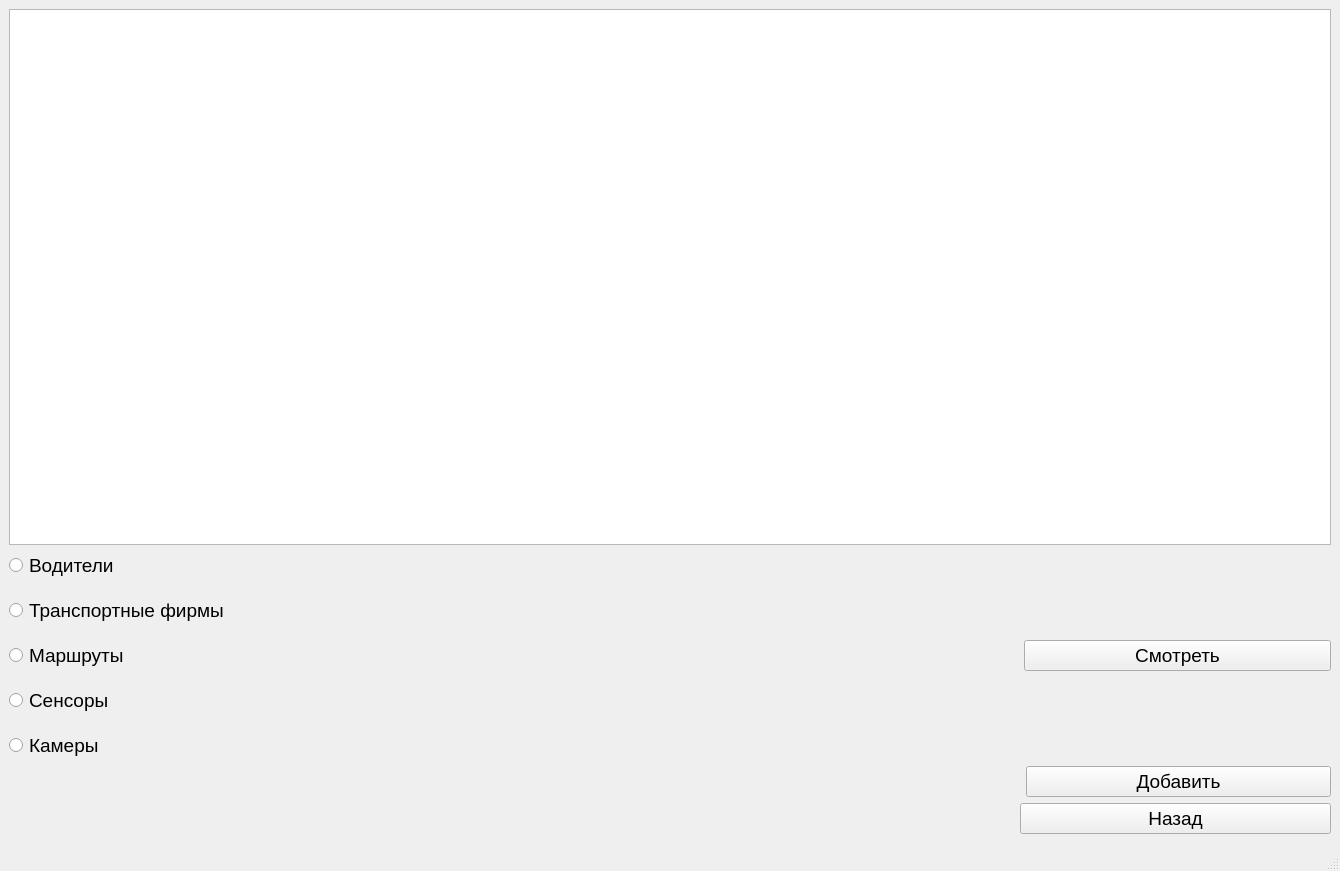
<?xml version="1.0" encoding="UTF-8"?>
<ui version="4.0">
 <class>ManagementCompanyWindow</class>
 <widget class="QMainWindow" name="ManagementCompanyWindow">
  <property name="geometry">
   <rect>
    <x>0</x>
    <y>0</y>
    <width>1340</width>
    <height>871</height>
   </rect>
  </property>
  <property name="font">
   <font>
    <pointsize>14</pointsize>
   </font>
  </property>
  <property name="windowTitle">
   <string>Управляющая компания</string>
  </property>
  <widget class="QWidget" name="centralwidget">
   <layout class="QVBoxLayout" name="verticalLayout_3">
    <item>
     <widget class="QTableWidget" name="tableWidget"/>
    </item>
    <item>
     <layout class="QHBoxLayout" name="horizontalLayout" stretch="5,8,4">
      <property name="spacing">
       <number>16</number>
      </property>
      <item>
       <layout class="QVBoxLayout" name="verticalLayout_2">
        <item>
         <widget class="QRadioButton" name="radioBtnDriver">
          <property name="text">
           <string>Водители</string>
          </property>
         </widget>
        </item>
        <item>
         <widget class="QRadioButton" name="radioBtnTransportCompany">
          <property name="text">
           <string>Транспортные фирмы</string>
          </property>
         </widget>
        </item>
        <item>
         <widget class="QRadioButton" name="radioBtnRoute">
          <property name="text">
           <string>Маршруты</string>
          </property>
         </widget>
        </item>
        <item>
         <widget class="QRadioButton" name="radioButtonSensor">
          <property name="text">
           <string>Сенсоры</string>
          </property>
         </widget>
        </item>
        <item>
         <widget class="QRadioButton" name="radioBtnCamera">
          <property name="text">
           <string>Камеры</string>
          </property>
         </widget>
        </item>
       </layout>
      </item>
      <item>
       <spacer name="horizontalSpacer_2">
        <property name="orientation">
         <enum>Qt::Horizontal</enum>
        </property>
        <property name="sizeHint" stdset="0">
         <size>
          <width>40</width>
          <height>20</height>
         </size>
        </property>
       </spacer>
      </item>
      <item>
       <layout class="QVBoxLayout" name="verticalLayout">
        <item>
         <widget class="QPushButton" name="btnCheck">
          <property name="text">
           <string>Смотреть</string>
          </property>
         </widget>
        </item>
       </layout>
      </item>
     </layout>
    </item>
    <item>
     <layout class="QHBoxLayout" name="horizontalLayout_2" stretch="10,3">
      <property name="spacing">
       <number>0</number>
      </property>
      <item>
       <spacer name="horizontalSpacer">
        <property name="orientation">
         <enum>Qt::Horizontal</enum>
        </property>
        <property name="sizeHint" stdset="0">
         <size>
          <width>40</width>
          <height>20</height>
         </size>
        </property>
       </spacer>
      </item>
      <item>
       <widget class="QPushButton" name="btnAdd">
        <property name="text">
         <string>Добавить</string>
        </property>
       </widget>
      </item>
     </layout>
    </item>
    <item>
     <layout class="QHBoxLayout" name="horizontalLayout_3" stretch="13,4">
      <item>
       <spacer name="horizontalSpacer_3">
        <property name="orientation">
         <enum>Qt::Horizontal</enum>
        </property>
        <property name="sizeHint" stdset="0">
         <size>
          <width>40</width>
          <height>20</height>
         </size>
        </property>
       </spacer>
      </item>
      <item>
       <widget class="QPushButton" name="btnBack">
        <property name="text">
         <string>Назад</string>
        </property>
       </widget>
      </item>
     </layout>
    </item>
   </layout>
  </widget>
  <widget class="QMenuBar" name="menubar">
   <property name="geometry">
    <rect>
     <x>0</x>
     <y>0</y>
     <width>1340</width>
     <height>31</height>
    </rect>
   </property>
  </widget>
  <widget class="QStatusBar" name="statusbar"/>
 </widget>
 <resources/>
 <connections/>
</ui>
